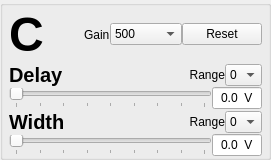
         <widget class="QGroupBox" name="groupBox_subchannel_C">
          <property name="minimumSize">
           <size>
            <width>270</width>
            <height>160</height>
           </size>
          </property>
          <property name="title">
           <string/>
          </property>
          <property name="flat">
           <bool>true</bool>
          </property>
          <layout class="QVBoxLayout" name="verticalLayout_11">
           <property name="spacing">
            <number>0</number>
           </property>
           <property name="leftMargin">
            <number>6</number>
           </property>
           <property name="topMargin">
            <number>0</number>
           </property>
           <property name="rightMargin">
            <number>6</number>
           </property>
           <property name="bottomMargin">
            <number>0</number>
           </property>
           <item>
            <layout class="QHBoxLayout" name="horizontalLayout_40">
             <item>
              <widget class="QLabel" name="label_27">
               <property name="font">
                <font>
                 <pointsize>36</pointsize>
                 <bold>true</bold>
                </font>
               </property>
               <property name="text">
                <string>C</string>
               </property>
              </widget>
             </item>
             <item>
              <spacer name="horizontalSpacer_42">
               <property name="orientation">
                <enum>Qt::Orientation::Horizontal</enum>
               </property>
               <property name="sizeHint" stdset="0">
                <size>
                 <width>40</width>
                 <height>20</height>
                </size>
               </property>
              </spacer>
             </item>
             <item>
              <widget class="QLabel" name="label_psd_gain_a_3">
               <property name="text">
                <string>Gain</string>
               </property>
              </widget>
             </item>
             <item>
              <widget class="QComboBox" name="comboBox_psd_gain_c">
               <property name="minimumSize">
                <size>
                 <width>72</width>
                 <height>0</height>
                </size>
               </property>
               <item>
                <property name="text">
                 <string>500</string>
                </property>
               </item>
               <item>
                <property name="text">
                 <string>1000</string>
                </property>
               </item>
               <item>
                <property name="text">
                 <string>2000</string>
                </property>
               </item>
               <item>
                <property name="text">
                 <string>5000</string>
                </property>
               </item>
               <item>
                <property name="text">
                 <string>10000</string>
                </property>
               </item>
               <item>
                <property name="text">
                 <string>20000</string>
                </property>
               </item>
               <item>
                <property name="text">
                 <string>50000</string>
                </property>
               </item>
               <item>
                <property name="text">
                 <string>100000</string>
                </property>
               </item>
              </widget>
             </item>
             <item>
              <widget class="QPushButton" name="pushButton_psd_reset_subchannel_c">
               <property name="text">
                <string>Reset</string>
               </property>
              </widget>
             </item>
            </layout>
           </item>
           <item>
            <layout class="QVBoxLayout" name="verticalLayout_12">
             <item>
              <layout class="QHBoxLayout" name="horizontalLayout_41">
               <item>
                <widget class="QLabel" name="label_28">
                 <property name="font">
                  <font>
                   <pointsize>15</pointsize>
                   <bold>true</bold>
                  </font>
                 </property>
                 <property name="text">
                  <string>Delay</string>
                 </property>
                </widget>
               </item>
               <item>
                <spacer name="horizontalSpacer_43">
                 <property name="orientation">
                  <enum>Qt::Orientation::Horizontal</enum>
                 </property>
                 <property name="sizeHint" stdset="0">
                  <size>
                   <width>40</width>
                   <height>20</height>
                  </size>
                 </property>
                </spacer>
               </item>
               <item>
                <widget class="QLabel" name="label_psd_delay_range_c">
                 <property name="layoutDirection">
                  <enum>Qt::LayoutDirection::RightToLeft</enum>
                 </property>
                 <property name="text">
                  <string>Range</string>
                 </property>
                 <property name="alignment">
                  <set>Qt::AlignmentFlag::AlignRight|Qt::AlignmentFlag::AlignTrailing|Qt::AlignmentFlag::AlignVCenter</set>
                 </property>
                </widget>
               </item>
               <item>
                <widget class="QComboBox" name="comboBox_psd_delay_range_c">
                 <property name="sizePolicy">
                  <sizepolicy hsizetype="Fixed" vsizetype="Fixed">
                   <horstretch>0</horstretch>
                   <verstretch>0</verstretch>
                  </sizepolicy>
                 </property>
                 <property name="minimumSize">
                  <size>
                   <width>10</width>
                   <height>0</height>
                  </size>
                 </property>
                 <property name="maximumSize">
                  <size>
                   <width>60</width>
                   <height>16777215</height>
                  </size>
                 </property>
                 <item>
                  <property name="text">
                   <string>0</string>
                  </property>
                 </item>
                 <item>
                  <property name="text">
                   <string>1</string>
                  </property>
                 </item>
                 <item>
                  <property name="text">
                   <string>2</string>
                  </property>
                 </item>
                 <item>
                  <property name="text">
                   <string>3</string>
                  </property>
                 </item>
                </widget>
               </item>
              </layout>
             </item>
             <item>
              <layout class="QHBoxLayout" name="horizontalLayout_42">
               <item>
                <widget class="QSlider" name="horizontalSlider_psd_delay_dac_c">
                 <property name="toolTip">
                  <string>Voltage Slider for PSD Delay DAC A</string>
                 </property>
                 <property name="maximum">
                  <number>1023</number>
                 </property>
                 <property name="singleStep">
                  <number>10</number>
                 </property>
                 <property name="pageStep">
                  <number>128</number>
                 </property>
                 <property name="orientation">
                  <enum>Qt::Orientation::Horizontal</enum>
                 </property>
                 <property name="invertedControls">
                  <bool>false</bool>
                 </property>
                 <property name="tickPosition">
                  <enum>QSlider::TickPosition::TicksBelow</enum>
                 </property>
                 <property name="tickInterval">
                  <number>128</number>
                 </property>
                </widget>
               </item>
               <item>
                <widget class="QLineEdit" name="text_psd_delay_dac_c">
                 <property name="sizePolicy">
                  <sizepolicy hsizetype="MinimumExpanding" vsizetype="Fixed">
                   <horstretch>0</horstretch>
                   <verstretch>0</verstretch>
                  </sizepolicy>
                 </property>
                 <property name="minimumSize">
                  <size>
                   <width>21</width>
                   <height>0</height>
                  </size>
                 </property>
                 <property name="maximumSize">
                  <size>
                   <width>50</width>
                   <height>16777215</height>
                  </size>
                 </property>
                 <property name="baseSize">
                  <size>
                   <width>30</width>
                   <height>0</height>
                  </size>
                 </property>
                 <property name="inputMask">
                  <string>0.00 V</string>
                 </property>
                 <property name="text">
                  <string>0.0 V</string>
                 </property>
                 <property name="maxLength">
                  <number>6</number>
                 </property>
                 <property name="cursorPosition">
                  <number>6</number>
                 </property>
                 <property name="alignment">
                  <set>Qt::AlignmentFlag::AlignCenter</set>
                 </property>
                 <property name="clearButtonEnabled">
                  <bool>false</bool>
                 </property>
                </widget>
               </item>
              </layout>
             </item>
            </layout>
           </item>
           <item>
            <layout class="QVBoxLayout" name="verticalLayout_13">
             <item>
              <layout class="QHBoxLayout" name="horizontalLayout_43">
               <item>
                <widget class="QLabel" name="label_29">
                 <property name="font">
                  <font>
                   <pointsize>15</pointsize>
                   <bold>true</bold>
                  </font>
                 </property>
                 <property name="text">
                  <string>Width</string>
                 </property>
                </widget>
               </item>
               <item>
                <spacer name="horizontalSpacer_44">
                 <property name="orientation">
                  <enum>Qt::Orientation::Horizontal</enum>
                 </property>
                 <property name="sizeHint" stdset="0">
                  <size>
                   <width>40</width>
                   <height>20</height>
                  </size>
                 </property>
                </spacer>
               </item>
               <item>
                <widget class="QLabel" name="label_psd_width_range_c">
                 <property name="layoutDirection">
                  <enum>Qt::LayoutDirection::RightToLeft</enum>
                 </property>
                 <property name="text">
                  <string>Range</string>
                 </property>
                 <property name="alignment">
                  <set>Qt::AlignmentFlag::AlignRight|Qt::AlignmentFlag::AlignTrailing|Qt::AlignmentFlag::AlignVCenter</set>
                 </property>
                </widget>
               </item>
               <item>
                <widget class="QComboBox" name="comboBox_psd_width_range_c">
                 <property name="sizePolicy">
                  <sizepolicy hsizetype="Fixed" vsizetype="Fixed">
                   <horstretch>0</horstretch>
                   <verstretch>0</verstretch>
                  </sizepolicy>
                 </property>
                 <property name="minimumSize">
                  <size>
                   <width>10</width>
                   <height>0</height>
                  </size>
                 </property>
                 <property name="maximumSize">
                  <size>
                   <width>60</width>
                   <height>16777215</height>
                  </size>
                 </property>
                 <item>
                  <property name="text">
                   <string>0</string>
                  </property>
                 </item>
                 <item>
                  <property name="text">
                   <string>1</string>
                  </property>
                 </item>
                 <item>
                  <property name="text">
                   <string>2</string>
                  </property>
                 </item>
                 <item>
                  <property name="text">
                   <string>3</string>
                  </property>
                 </item>
                </widget>
               </item>
              </layout>
             </item>
             <item>
              <layout class="QHBoxLayout" name="horizontalLayout_44">
               <item>
                <widget class="QSlider" name="horizontalSlider_psd_width_dac_c">
                 <property name="toolTip">
                  <string>Voltage Slider for PSD Delay DAC A</string>
                 </property>
                 <property name="maximum">
                  <number>1023</number>
                 </property>
                 <property name="singleStep">
                  <number>10</number>
                 </property>
                 <property name="pageStep">
                  <number>128</number>
                 </property>
                 <property name="orientation">
                  <enum>Qt::Orientation::Horizontal</enum>
                 </property>
                 <property name="invertedControls">
                  <bool>false</bool>
                 </property>
                 <property name="tickPosition">
                  <enum>QSlider::TickPosition::TicksBelow</enum>
                 </property>
                 <property name="tickInterval">
                  <number>128</number>
                 </property>
                </widget>
               </item>
               <item>
                <widget class="QLineEdit" name="text_psd_width_dac_c">
                 <property name="sizePolicy">
                  <sizepolicy hsizetype="MinimumExpanding" vsizetype="Fixed">
                   <horstretch>0</horstretch>
                   <verstretch>0</verstretch>
                  </sizepolicy>
                 </property>
                 <property name="minimumSize">
                  <size>
                   <width>21</width>
                   <height>0</height>
                  </size>
                 </property>
                 <property name="maximumSize">
                  <size>
                   <width>50</width>
                   <height>16777215</height>
                  </size>
                 </property>
                 <property name="baseSize">
                  <size>
                   <width>30</width>
                   <height>0</height>
                  </size>
                 </property>
                 <property name="inputMask">
                  <string>0.00 V</string>
                 </property>
                 <property name="text">
                  <string>0.0 V</string>
                 </property>
                 <property name="maxLength">
                  <number>6</number>
                 </property>
                 <property name="cursorPosition">
                  <number>6</number>
                 </property>
                 <property name="alignment">
                  <set>Qt::AlignmentFlag::AlignCenter</set>
                 </property>
                 <property name="clearButtonEnabled">
                  <bool>false</bool>
                 </property>
                </widget>
               </item>
              </layout>
             </item>
            </layout>
           </item>
          </layout>
         </widget>
